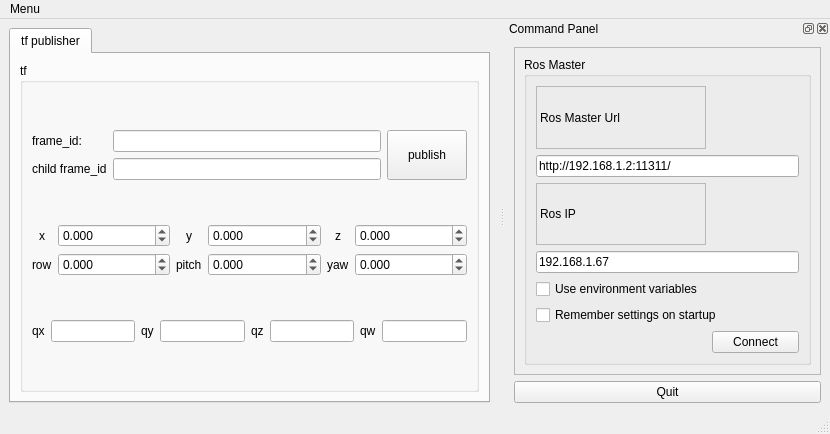
<?xml version="1.0" encoding="UTF-8"?>
<ui version="4.0">
 <class>MainWindowDesign</class>
 <widget class="QMainWindow" name="MainWindowDesign">
  <property name="geometry">
   <rect>
    <x>0</x>
    <y>0</y>
    <width>830</width>
    <height>434</height>
   </rect>
  </property>
  <property name="sizePolicy">
   <sizepolicy hsizetype="Expanding" vsizetype="Expanding">
    <horstretch>0</horstretch>
    <verstretch>0</verstretch>
   </sizepolicy>
  </property>
  <property name="windowTitle">
   <string>tf puslisher</string>
  </property>
  <property name="windowIcon">
   <iconset resource="../resources/images.qrc">
    <normaloff>:/images/icon.png</normaloff>:/images/icon.png</iconset>
  </property>
  <property name="locale">
   <locale language="English" country="Australia"/>
  </property>
  <widget class="QWidget" name="centralwidget">
   <layout class="QHBoxLayout">
    <item>
     <widget class="QTabWidget" name="tab_manager">
      <property name="minimumSize">
       <size>
        <width>100</width>
        <height>0</height>
       </size>
      </property>
      <property name="locale">
       <locale language="English" country="Australia"/>
      </property>
      <property name="currentIndex">
       <number>0</number>
      </property>
      <widget class="QWidget" name="tab_status">
       <attribute name="title">
        <string>tf publisher</string>
       </attribute>
       <layout class="QVBoxLayout" name="verticalLayout_2">
        <item>
         <widget class="QGroupBox" name="groupBox_tf">
          <property name="title">
           <string>tf</string>
          </property>
          <layout class="QVBoxLayout" name="verticalLayout_4">
           <item>
            <layout class="QGridLayout" name="gridLayout_2">
             <item row="0" column="0">
              <widget class="QLabel" name="label_3">
               <property name="text">
                <string>frame_id:</string>
               </property>
              </widget>
             </item>
             <item row="0" column="1">
              <widget class="QLineEdit" name="lineEdit_frame_id"/>
             </item>
             <item row="1" column="0">
              <widget class="QLabel" name="label_4">
               <property name="text">
                <string>child frame_id</string>
               </property>
              </widget>
             </item>
             <item row="1" column="1">
              <widget class="QLineEdit" name="lineEdit_child_frame_id"/>
             </item>
             <item row="0" column="2" rowspan="2">
              <widget class="QPushButton" name="pushButton_publish">
               <property name="sizePolicy">
                <sizepolicy hsizetype="Minimum" vsizetype="Preferred">
                 <horstretch>0</horstretch>
                 <verstretch>0</verstretch>
                </sizepolicy>
               </property>
               <property name="text">
                <string>publish</string>
               </property>
               <property name="checkable">
                <bool>true</bool>
               </property>
              </widget>
             </item>
            </layout>
           </item>
           <item>
            <layout class="QGridLayout" name="gridLayout_3">
             <item row="1" column="4">
              <widget class="QLabel" name="label_10">
               <property name="sizePolicy">
                <sizepolicy hsizetype="Maximum" vsizetype="Preferred">
                 <horstretch>0</horstretch>
                 <verstretch>0</verstretch>
                </sizepolicy>
               </property>
               <property name="text">
                <string>yaw</string>
               </property>
               <property name="alignment">
                <set>Qt::AlignLeading|Qt::AlignLeft|Qt::AlignVCenter</set>
               </property>
              </widget>
             </item>
             <item row="0" column="0">
              <widget class="QLabel" name="label_5">
               <property name="sizePolicy">
                <sizepolicy hsizetype="Preferred" vsizetype="Preferred">
                 <horstretch>0</horstretch>
                 <verstretch>0</verstretch>
                </sizepolicy>
               </property>
               <property name="layoutDirection">
                <enum>Qt::LeftToRight</enum>
               </property>
               <property name="text">
                <string>x</string>
               </property>
               <property name="alignment">
                <set>Qt::AlignCenter</set>
               </property>
              </widget>
             </item>
             <item row="1" column="2">
              <widget class="QLabel" name="label_9">
               <property name="sizePolicy">
                <sizepolicy hsizetype="Maximum" vsizetype="Preferred">
                 <horstretch>0</horstretch>
                 <verstretch>0</verstretch>
                </sizepolicy>
               </property>
               <property name="text">
                <string>pitch</string>
               </property>
               <property name="alignment">
                <set>Qt::AlignLeading|Qt::AlignLeft|Qt::AlignVCenter</set>
               </property>
              </widget>
             </item>
             <item row="0" column="4">
              <widget class="QLabel" name="label_7">
               <property name="sizePolicy">
                <sizepolicy hsizetype="Preferred" vsizetype="Preferred">
                 <horstretch>0</horstretch>
                 <verstretch>0</verstretch>
                </sizepolicy>
               </property>
               <property name="layoutDirection">
                <enum>Qt::LeftToRight</enum>
               </property>
               <property name="text">
                <string>z</string>
               </property>
               <property name="alignment">
                <set>Qt::AlignCenter</set>
               </property>
              </widget>
             </item>
             <item row="1" column="0">
              <widget class="QLabel" name="label_8">
               <property name="sizePolicy">
                <sizepolicy hsizetype="Maximum" vsizetype="Preferred">
                 <horstretch>0</horstretch>
                 <verstretch>0</verstretch>
                </sizepolicy>
               </property>
               <property name="text">
                <string>row</string>
               </property>
               <property name="alignment">
                <set>Qt::AlignLeading|Qt::AlignLeft|Qt::AlignVCenter</set>
               </property>
              </widget>
             </item>
             <item row="0" column="2">
              <widget class="QLabel" name="label_6">
               <property name="sizePolicy">
                <sizepolicy hsizetype="Preferred" vsizetype="Preferred">
                 <horstretch>0</horstretch>
                 <verstretch>0</verstretch>
                </sizepolicy>
               </property>
               <property name="layoutDirection">
                <enum>Qt::LeftToRight</enum>
               </property>
               <property name="text">
                <string>y</string>
               </property>
               <property name="alignment">
                <set>Qt::AlignCenter</set>
               </property>
              </widget>
             </item>
             <item row="0" column="1">
              <widget class="QDoubleSpinBox" name="doubleSpinBox_x">
               <property name="decimals">
                <number>3</number>
               </property>
               <property name="minimum">
                <double>-16777215.000000000000000</double>
               </property>
               <property name="maximum">
                <double>16777215.000000000000000</double>
               </property>
               <property name="singleStep">
                <double>0.001000000000000</double>
               </property>
              </widget>
             </item>
             <item row="1" column="5">
              <widget class="QDoubleSpinBox" name="doubleSpinBox_y_2">
               <property name="decimals">
                <number>3</number>
               </property>
               <property name="minimum">
                <double>-16777215.000000000000000</double>
               </property>
               <property name="maximum">
                <double>16777215.000000000000000</double>
               </property>
               <property name="singleStep">
                <double>0.001000000000000</double>
               </property>
              </widget>
             </item>
             <item row="1" column="1">
              <widget class="QDoubleSpinBox" name="doubleSpinBox_r">
               <property name="decimals">
                <number>3</number>
               </property>
               <property name="minimum">
                <double>-16777215.000000000000000</double>
               </property>
               <property name="maximum">
                <double>16777215.000000000000000</double>
               </property>
               <property name="singleStep">
                <double>0.001000000000000</double>
               </property>
              </widget>
             </item>
             <item row="0" column="3">
              <widget class="QDoubleSpinBox" name="doubleSpinBox_y">
               <property name="decimals">
                <number>3</number>
               </property>
               <property name="minimum">
                <double>-16777215.000000000000000</double>
               </property>
               <property name="maximum">
                <double>16777215.000000000000000</double>
               </property>
               <property name="singleStep">
                <double>0.001000000000000</double>
               </property>
              </widget>
             </item>
             <item row="1" column="3">
              <widget class="QDoubleSpinBox" name="doubleSpinBox_p">
               <property name="decimals">
                <number>3</number>
               </property>
               <property name="minimum">
                <double>-16777215.000000000000000</double>
               </property>
               <property name="maximum">
                <double>16777215.000000000000000</double>
               </property>
               <property name="singleStep">
                <double>0.001000000000000</double>
               </property>
              </widget>
             </item>
             <item row="0" column="5">
              <widget class="QDoubleSpinBox" name="doubleSpinBox_z">
               <property name="decimals">
                <number>3</number>
               </property>
               <property name="minimum">
                <double>-16777215.000000000000000</double>
               </property>
               <property name="maximum">
                <double>16777215.000000000000000</double>
               </property>
               <property name="singleStep">
                <double>0.001000000000000</double>
               </property>
              </widget>
             </item>
            </layout>
           </item>
           <item>
            <layout class="QHBoxLayout" name="horizontalLayout_3">
             <item>
              <widget class="QLabel" name="label_12">
               <property name="text">
                <string>qx</string>
               </property>
              </widget>
             </item>
             <item>
              <widget class="QLineEdit" name="lineEdit_qx">
               <property name="readOnly">
                <bool>true</bool>
               </property>
              </widget>
             </item>
             <item>
              <widget class="QLabel" name="label_13">
               <property name="text">
                <string>qy</string>
               </property>
              </widget>
             </item>
             <item>
              <widget class="QLineEdit" name="lineEdit_qy">
               <property name="readOnly">
                <bool>true</bool>
               </property>
              </widget>
             </item>
             <item>
              <widget class="QLabel" name="label_14">
               <property name="text">
                <string>qz</string>
               </property>
              </widget>
             </item>
             <item>
              <widget class="QLineEdit" name="lineEdit_qz">
               <property name="readOnly">
                <bool>true</bool>
               </property>
              </widget>
             </item>
             <item>
              <widget class="QLabel" name="label_11">
               <property name="text">
                <string>qw</string>
               </property>
              </widget>
             </item>
             <item>
              <widget class="QLineEdit" name="lineEdit_qw">
               <property name="readOnly">
                <bool>true</bool>
               </property>
              </widget>
             </item>
            </layout>
           </item>
          </layout>
         </widget>
        </item>
       </layout>
      </widget>
     </widget>
    </item>
   </layout>
  </widget>
  <widget class="QMenuBar" name="menubar">
   <property name="geometry">
    <rect>
     <x>0</x>
     <y>0</y>
     <width>830</width>
     <height>31</height>
    </rect>
   </property>
   <widget class="QMenu" name="menu_File">
    <property name="title">
     <string>Menu</string>
    </property>
    <addaction name="separator"/>
    <addaction name="actionAbout"/>
    <addaction name="actionAbout_Qt"/>
    <addaction name="separator"/>
    <addaction name="action_Quit"/>
   </widget>
   <addaction name="menu_File"/>
  </widget>
  <widget class="QStatusBar" name="statusbar"/>
  <widget class="QDockWidget" name="dock_status">
   <property name="sizePolicy">
    <sizepolicy hsizetype="Preferred" vsizetype="Preferred">
     <horstretch>0</horstretch>
     <verstretch>0</verstretch>
    </sizepolicy>
   </property>
   <property name="minimumSize">
    <size>
     <width>325</width>
     <height>375</height>
    </size>
   </property>
   <property name="allowedAreas">
    <set>Qt::RightDockWidgetArea</set>
   </property>
   <property name="windowTitle">
    <string>Command Panel</string>
   </property>
   <attribute name="dockWidgetArea">
    <number>2</number>
   </attribute>
   <widget class="QWidget" name="dockWidgetContents_2">
    <layout class="QVBoxLayout" name="verticalLayout">
     <item>
      <widget class="QFrame" name="frame">
       <property name="sizePolicy">
        <sizepolicy hsizetype="Minimum" vsizetype="Preferred">
         <horstretch>0</horstretch>
         <verstretch>0</verstretch>
        </sizepolicy>
       </property>
       <property name="frameShape">
        <enum>QFrame::StyledPanel</enum>
       </property>
       <property name="frameShadow">
        <enum>QFrame::Raised</enum>
       </property>
       <layout class="QVBoxLayout" name="verticalLayout_3">
        <item>
         <widget class="QGroupBox" name="groupBox">
          <property name="sizePolicy">
           <sizepolicy hsizetype="Preferred" vsizetype="Preferred">
            <horstretch>0</horstretch>
            <verstretch>0</verstretch>
           </sizepolicy>
          </property>
          <property name="title">
           <string>Ros Master</string>
          </property>
          <layout class="QGridLayout" name="gridLayout">
           <item row="5" column="0" colspan="2">
            <widget class="QCheckBox" name="checkbox_remember_settings">
             <property name="layoutDirection">
              <enum>Qt::LeftToRight</enum>
             </property>
             <property name="text">
              <string>Remember settings on startup</string>
             </property>
            </widget>
           </item>
           <item row="1" column="0" colspan="2">
            <widget class="QLineEdit" name="line_edit_master">
             <property name="text">
              <string>http://192.168.1.2:11311/</string>
             </property>
            </widget>
           </item>
           <item row="2" column="0">
            <widget class="QLabel" name="label_2">
             <property name="frameShape">
              <enum>QFrame::StyledPanel</enum>
             </property>
             <property name="frameShadow">
              <enum>QFrame::Raised</enum>
             </property>
             <property name="text">
              <string>Ros IP</string>
             </property>
            </widget>
           </item>
           <item row="3" column="0" colspan="2">
            <widget class="QLineEdit" name="line_edit_host">
             <property name="text">
              <string>192.168.1.67</string>
             </property>
            </widget>
           </item>
           <item row="6" column="1">
            <widget class="QPushButton" name="button_connect">
             <property name="enabled">
              <bool>true</bool>
             </property>
             <property name="sizePolicy">
              <sizepolicy hsizetype="MinimumExpanding" vsizetype="Fixed">
               <horstretch>0</horstretch>
               <verstretch>0</verstretch>
              </sizepolicy>
             </property>
             <property name="toolTip">
              <string>Set the target to the current joint trajectory state.</string>
             </property>
             <property name="statusTip">
              <string>Clear all waypoints and set the target to the current joint trajectory state.</string>
             </property>
             <property name="text">
              <string>Connect</string>
             </property>
            </widget>
           </item>
           <item row="6" column="0">
            <spacer name="horizontalSpacer">
             <property name="orientation">
              <enum>Qt::Horizontal</enum>
             </property>
             <property name="sizeHint" stdset="0">
              <size>
               <width>170</width>
               <height>21</height>
              </size>
             </property>
            </spacer>
           </item>
           <item row="0" column="0">
            <widget class="QLabel" name="label">
             <property name="frameShape">
              <enum>QFrame::StyledPanel</enum>
             </property>
             <property name="frameShadow">
              <enum>QFrame::Raised</enum>
             </property>
             <property name="text">
              <string>Ros Master Url</string>
             </property>
            </widget>
           </item>
           <item row="4" column="0" colspan="2">
            <widget class="QCheckBox" name="checkbox_use_environment">
             <property name="layoutDirection">
              <enum>Qt::LeftToRight</enum>
             </property>
             <property name="text">
              <string>Use environment variables</string>
             </property>
            </widget>
           </item>
          </layout>
         </widget>
        </item>
       </layout>
      </widget>
     </item>
     <item>
      <widget class="QPushButton" name="quit_button">
       <property name="sizePolicy">
        <sizepolicy hsizetype="MinimumExpanding" vsizetype="Fixed">
         <horstretch>0</horstretch>
         <verstretch>0</verstretch>
        </sizepolicy>
       </property>
       <property name="text">
        <string>Quit</string>
       </property>
      </widget>
     </item>
    </layout>
   </widget>
  </widget>
  <action name="action_Quit">
   <property name="text">
    <string>&amp;Quit</string>
   </property>
   <property name="shortcut">
    <string>Ctrl+Q</string>
   </property>
   <property name="shortcutContext">
    <enum>Qt::ApplicationShortcut</enum>
   </property>
  </action>
  <action name="action_Preferences">
   <property name="text">
    <string>&amp;Preferences</string>
   </property>
  </action>
  <action name="actionAbout">
   <property name="text">
    <string>&amp;About</string>
   </property>
  </action>
  <action name="actionAbout_Qt">
   <property name="text">
    <string>About &amp;Qt</string>
   </property>
  </action>
 </widget>
 <resources>
  <include location="../resources/images.qrc"/>
 </resources>
 <connections>
  <connection>
   <sender>action_Quit</sender>
   <signal>triggered()</signal>
   <receiver>MainWindowDesign</receiver>
   <slot>close()</slot>
   <hints>
    <hint type="sourcelabel">
     <x>-1</x>
     <y>-1</y>
    </hint>
    <hint type="destinationlabel">
     <x>399</x>
     <y>299</y>
    </hint>
   </hints>
  </connection>
  <connection>
   <sender>quit_button</sender>
   <signal>clicked()</signal>
   <receiver>MainWindowDesign</receiver>
   <slot>close()</slot>
   <hints>
    <hint type="sourcelabel">
     <x>859</x>
     <y>552</y>
    </hint>
    <hint type="destinationlabel">
     <x>469</x>
     <y>299</y>
    </hint>
   </hints>
  </connection>
 </connections>
</ui>
